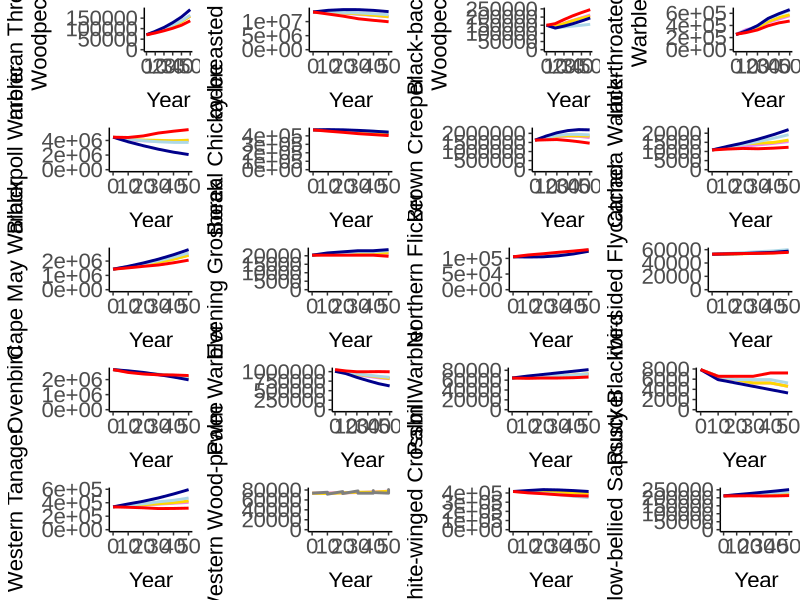
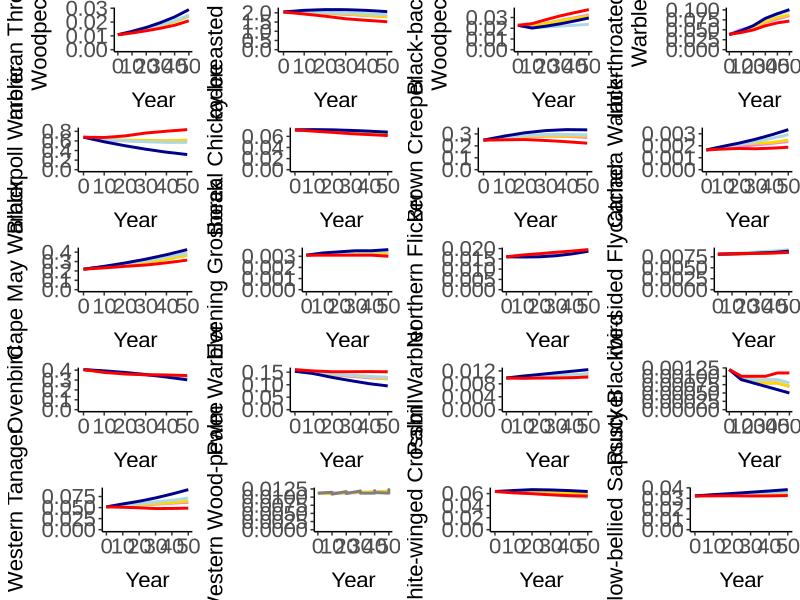

Write the R code that produced these figures, in order.
library(dplyr)
library(ggplot2)
library(gridExtra)
library(grid)
my.theme <- theme_classic() +
  theme(text=element_text(size=16, family="Arial"),
        axis.text.x=element_text(size=16),
        axis.text.y=element_text(size=16),
        axis.title.x=element_text(margin=margin(10,0,0,0)),
        axis.title.y=element_text(margin=margin(0,10,0,0)),
        axis.line.x=element_line(linetype=1),
        axis.line.y=element_line(linetype=1))

alcesproj<-read.csv("May28_2020indicators.csv", header=TRUE)
str(alcesproj)

attw<-alcesproj[alcesproj$Species=="ATTW",]
str(attw)
levels(attw$Scenario)
attw$Scenario = factor(attw$Scenario, levels=c("Al-Pac BAU","Al-Pac BAU with seismic reclamation","No Energy","No Fire","Increased Fire"), ordered=TRUE)
levels(attw$Scenario)

bbwa<-alcesproj[alcesproj$Species=="BBWA",]
str(bbwa)
levels(bbwa$Scenario)
bbwa$Scenario = factor(bbwa$Scenario, levels=c("Al-Pac BAU","Al-Pac BAU with seismic reclamation","No Energy","No Fire","Increased Fire"), ordered=TRUE)
levels(bbwa$Scenario)

bbwo<-alcesproj[alcesproj$Species=="BBWO",]
str(bbwo)
levels(bbwo$Scenario)
bbwo$Scenario = factor(bbwo$Scenario, levels=c("Al-Pac BAU","Al-Pac BAU with seismic reclamation","No Energy","No Fire","Increased Fire"), ordered=TRUE)
levels(bbwo$Scenario)

btnw<-alcesproj[alcesproj$Species=="BTNW",]
str(btnw)
levels(btnw$Scenario)
btnw$Scenario = factor(btnw$Scenario, levels=c("Al-Pac BAU","Al-Pac BAU with seismic reclamation","No Energy","No Fire","Increased Fire"), ordered=TRUE)
levels(btnw$Scenario)

blpw<-alcesproj[alcesproj$Species=="BLPW",]
str(blpw)
levels(blpw$Scenario)
blpw$Scenario = factor(blpw$Scenario, levels=c("Al-Pac BAU","Al-Pac BAU with seismic reclamation","No Energy","No Fire","Increased Fire"), ordered=TRUE)
levels(blpw$Scenario)

boch<-alcesproj[alcesproj$Species=="BOCH",]
str(boch)
levels(boch$Scenario)
boch$Scenario = factor(boch$Scenario, levels=c("Al-Pac BAU","Al-Pac BAU with seismic reclamation","No Energy","No Fire","Increased Fire"), ordered=TRUE)
levels(boch$Scenario)

brcr<-alcesproj[alcesproj$Species=="BRCR",]
str(brcr)
levels(brcr$Scenario)
brcr$Scenario = factor(brcr$Scenario, levels=c("Al-Pac BAU","Al-Pac BAU with seismic reclamation","No Energy","No Fire","Increased Fire"), ordered=TRUE)
levels(brcr$Scenario)

cawa<-alcesproj[alcesproj$Species=="CAWA",]
str(cawa)
levels(cawa$Scenario)
cawa$Scenario = factor(cawa$Scenario, levels=c("Al-Pac BAU","Al-Pac BAU with seismic reclamation","No Energy","No Fire","Increased Fire"), ordered=TRUE)
levels(cawa$Scenario)

cmwa<-alcesproj[alcesproj$Species=="CMWA",]
str(cmwa)
levels(cmwa$Scenario)
cmwa$Scenario = factor(cmwa$Scenario, levels=c("Al-Pac BAU","Al-Pac BAU with seismic reclamation","No Energy","No Fire","Increased Fire"), ordered=TRUE)
levels(cmwa$Scenario)

evgr<-alcesproj[alcesproj$Species=="EVGR",]
str(evgr)
levels(evgr$Scenario)
evgr$Scenario = factor(evgr$Scenario, levels=c("Al-Pac BAU","Al-Pac BAU with seismic reclamation","No Energy","No Fire","Increased Fire"), ordered=TRUE)
levels(evgr$Scenario)

nofl<-alcesproj[alcesproj$Species=="NOFL",]
str(nofl)
levels(nofl$Scenario)
nofl$Scenario = factor(nofl$Scenario, levels=c("Al-Pac BAU","Al-Pac BAU with seismic reclamation","No Energy","No Fire","Increased Fire"), ordered=TRUE)
levels(nofl$Scenario)

osfl<-alcesproj[alcesproj$Species=="OSFL",]
str(osfl)
levels(osfl$Scenario)
osfl$Scenario = factor(osfl$Scenario, levels=c("Al-Pac BAU","Al-Pac BAU with seismic reclamation","No Energy","No Fire","Increased Fire"), ordered=TRUE)
levels(osfl$Scenario)

oven<-alcesproj[alcesproj$Species=="OVEN",]
str(oven)
levels(oven$Scenario)
oven$Scenario = factor(oven$Scenario, levels=c("Al-Pac BAU","Al-Pac BAU with seismic reclamation","No Energy","No Fire","Increased Fire"), ordered=TRUE)
levels(oven$Scenario)

pawa<-alcesproj[alcesproj$Species=="PAWA",]
str(pawa)
levels(pawa$Scenario)
pawa$Scenario = factor(pawa$Scenario, levels=c("Al-Pac BAU","Al-Pac BAU with seismic reclamation","No Energy","No Fire","Increased Fire"), ordered=TRUE)
levels(pawa$Scenario)

piwo<-alcesproj[alcesproj$Species=="PIWO",]
str(piwo)
levels(piwo$Scenario)
piwo$Scenario = factor(piwo$Scenario, levels=c("Al-Pac BAU","Al-Pac BAU with seismic reclamation","No Energy","No Fire","Increased Fire"), ordered=TRUE)
levels(piwo$Scenario)

rubl<-alcesproj[alcesproj$Species=="RUBL",]
str(rubl)
levels(rubl$Scenario)
rubl$Scenario = factor(rubl$Scenario, levels=c("Al-Pac BAU","Al-Pac BAU with seismic reclamation","No Energy","No Fire","Increased Fire"), ordered=TRUE)
levels(rubl$Scenario)

weta<-alcesproj[alcesproj$Species=="WETA",]
str(weta)
levels(weta$Scenario)
weta$Scenario = factor(weta$Scenario, levels=c("Al-Pac BAU","Al-Pac BAU with seismic reclamation","No Energy","No Fire","Increased Fire"), ordered=TRUE)
levels(weta$Scenario)

wewp<-alcesproj[alcesproj$Species=="WEWP",]
str(wewp)
levels(wewp$Scenario)
wewp$Scenario = factor(wewp$Scenario, levels=c("Al-Pac BAU","Al-Pac BAU with seismic reclamation","No Energy","No Fire","Increased Fire"), ordered=TRUE)
levels(wewp$Scenario)

wwcr<-alcesproj[alcesproj$Species=="WWCR",]
str(wwcr)
levels(wwcr$Scenario)
wwcr$Scenario = factor(wwcr$Scenario, levels=c("Al-Pac BAU","Al-Pac BAU with seismic reclamation","No Energy","No Fire","Increased Fire"), ordered=TRUE)
levels(wwcr$Scenario)

ybsa<-alcesproj[alcesproj$Species=="YBSA",]
str(ybsa)
levels(ybsa$Scenario)
ybsa$Scenario = factor(ybsa$Scenario, levels=c("Al-Pac BAU","Al-Pac BAU with seismic reclamation","No Energy","No Fire","Increased Fire"), ordered=TRUE)
levels(ybsa$Scenario)

# Plot - Projected Population
library(dplyr)
library(viridis)
gg.attw<-attw %>%
  ggplot( aes(x=TimePeriod, y=Population.FMA, group=Scenario, color=Scenario)) +
  geom_line(size=1) +
  scale_color_manual(values=c("violet","gold","lightblue","darkblue","red")) +
  ylab(paste0("American Three-toed ",'\n',"Woodpecker")) +
  my.theme + ylim(0,max(attw$Population.FMA))+
  xlab("Year")

gg.bbwa<-bbwa %>%
  ggplot( aes(x=TimePeriod, y=Population.FMA, group=Scenario, color=Scenario)) +
  geom_line(size=1) +
  scale_color_manual(values=c("violet","gold","lightblue","darkblue","red")) +
  ylab("Bay-breasted Warbler") +
  my.theme + ylim(0,max(bbwa$Population.FMA))+
  xlab("Year")

gg.btnw<-btnw %>%
  ggplot( aes(x=TimePeriod, y=Population.FMA, group=Scenario, color=Scenario)) +
  geom_line(size=1) +
  scale_color_manual(values=c("violet","gold","lightblue","darkblue","red")) +
  ylab(paste0("Black-throated Green",'\n',"Warbler")) +
  my.theme + ylim(0,max(btnw$Population.FMA))+
  xlab("Year")

gg.blpw<-blpw %>%
  ggplot( aes(x=TimePeriod, y=Population.FMA, group=Scenario, color=Scenario)) +
  geom_line(size=1) +
  scale_color_manual(values=c("violet","gold","lightblue","darkblue","red")) +
  ylab("Blackpoll Warbler") +
  my.theme + ylim(0,max(blpw$Population.FMA))+
  xlab("Year")

gg.bbwo<-bbwo %>%
  ggplot( aes(x=TimePeriod, y=Population.FMA, group=Scenario, color=Scenario)) +
  geom_line(size=1) +
  scale_color_manual(values=c("violet","gold","lightblue","darkblue","red")) +
  ylab(paste0("Black-backed",'\n',"Woodpecker")) +
  my.theme + ylim(0,max(bbwo$Population.FMA))+
  xlab("Year")

gg.boch<-boch %>%
  ggplot( aes(x=TimePeriod, y=Population.FMA, group=Scenario, color=Scenario)) +
  geom_line(size=1) +
  scale_color_manual(values=c("violet","gold","lightblue","darkblue","red")) +
  ylab("Boreal Chickadee") +
  my.theme + ylim(0,max(boch$Population.FMA))+
  xlab("Year")

gg.brcr<-brcr %>%
  ggplot( aes(x=TimePeriod, y=Population.FMA, group=Scenario, color=Scenario)) +
  geom_line(size=1) +
  scale_color_manual(values=c("violet","gold","lightblue","darkblue","red")) +
  ylab("Brown Creeper") +
  my.theme + ylim(0,max(brcr$Population.FMA))+
  xlab("Year")

gg.cawa<-cawa %>%
  ggplot( aes(x=TimePeriod, y=Population.FMA, group=Scenario, color=Scenario)) +
  geom_line(size=1) +
  scale_color_manual(values=c("violet","gold","lightblue","darkblue","red")) +
  ylab("Canada Warbler") +
  my.theme + ylim(0,max(cawa$Population.FMA))+
  xlab("Year")

gg.cmwa<-cmwa %>%
  ggplot( aes(x=TimePeriod, y=Population.FMA, group=Scenario, color=Scenario)) +
  geom_line(size=1) +
  scale_color_manual(values=c("violet","gold","lightblue","darkblue","red")) +
  ylab("Cape May Warbler") +
  my.theme + ylim(0,max(cmwa$Population.FMA))+
  xlab("Year")

gg.evgr<-evgr %>%
  ggplot( aes(x=TimePeriod, y=Population.FMA, group=Scenario, color=Scenario)) +
  geom_line(size=1) +
  scale_color_manual(values=c("violet","gold","lightblue","darkblue","red")) +
  ylab("Evening Grosbeak") +
  my.theme + ylim(0,max(evgr$Population.FMA))+
  xlab("Year")

gg.nofl<-nofl %>%
  ggplot( aes(x=TimePeriod, y=Population.FMA, group=Scenario, color=Scenario)) +
  geom_line(size=1) +
  scale_color_manual(values=c("violet","gold","lightblue","darkblue","red")) +
  ylab("Northern Flicker") +
  my.theme + ylim(0,max(nofl$Population.FMA))+
  xlab("Year")

gg.osfl<-osfl %>%
  ggplot( aes(x=TimePeriod, y=Population.FMA, group=Scenario, color=Scenario)) +
  geom_line(size=1) +
  scale_color_manual(values=c("violet","gold","lightblue","darkblue","red")) +
  ylab("Olive-sided Flycatcher") +
  my.theme + ylim(0,max(osfl$Population.FMA))+
  xlab("Year")

gg.oven<-oven %>%
  ggplot( aes(x=TimePeriod, y=Population.FMA, group=Scenario, color=Scenario)) +
  geom_line(size=1) +
  scale_color_manual(values=c("violet","gold","lightblue","darkblue","red")) +
  ylab("Ovenbird") +
  my.theme + ylim(0,max(oven$Population.FMA))+
  xlab("Year")
  
gg.pawa<-pawa %>%
  ggplot( aes(x=TimePeriod, y=Population.FMA, group=Scenario, color=Scenario)) +
  geom_line(size=1) +
  scale_color_manual(values=c("violet","gold","lightblue","darkblue","red")) +
  ylab("Palm Warbler") +
  my.theme + ylim(0,max(pawa$Population.FMA))+
  xlab("Year")

gg.piwo<-piwo %>%
  ggplot( aes(x=TimePeriod, y=Population.FMA, group=Scenario, color=Scenario)) +
  geom_line(size=1) +
  scale_color_manual(values=c("violet","gold","lightblue","darkblue","red")) +
  ylab("Palm Warbler") +
  my.theme + ylim(0,max(piwo$Population.FMA))+
  xlab("Year")

gg.rubl<-rubl %>%
  ggplot( aes(x=TimePeriod, y=Population.FMA, group=Scenario, color=Scenario)) +
  geom_line(size=1) +
  scale_color_manual(values=c("violet","gold","lightblue","darkblue","red")) +
  ylab("Rusty Blackbird") +
  my.theme + ylim(0,max(rubl$Population.FMA))+
  xlab("Year")

gg.weta<-weta %>%
  ggplot( aes(x=TimePeriod, y=Population.FMA, group=Scenario, color=Scenario)) +
  geom_line(size=1) +
  scale_color_manual(values=c("violet","gold","lightblue","darkblue","red")) +
  ylab("Western Tanager") +
  my.theme + ylim(0,max(weta$Population.FMA))+
  xlab("Year")

gg.wewp<-wewp %>%
  ggplot( aes(x=TimePeriod, y=Population.FMA, group=Scenario, color=Scenario)) +
  geom_line(size=1) +
  scale_color_manual(values=c("violet","gold","lightblue","darkblue","red")) +
  ylab("Western Wood-pewee") +
  my.theme + ylim(0,max(wewp$Population.FMA))+
  xlab("Year")

gg.wwcr<-wwcr %>%
  ggplot( aes(x=TimePeriod, y=Population.FMA, group=Scenario, color=Scenario)) +
  geom_line(size=1) +
  scale_color_manual(values=c("violet","gold","lightblue","darkblue","red")) +
  ylab("White-winged Crossbill") +
  my.theme + ylim(0,max(wwcr$Population.FMA))+
  xlab("Year")

gg.ybsa<-ybsa %>%
  ggplot( aes(x=TimePeriod, y=Population.FMA, group=Scenario, color=Scenario)) +
  geom_line(size=1) +
  scale_color_manual(values=c("violet","gold","lightblue","darkblue","red")) +
  ylab("Yellow-bellied Sapsucker") +
  my.theme + ylim(0,max(ybsa$Population.FMA))+
  xlab("Year")


tiff('ALCESOnline_FMAPopulationChange.tiff', units="in", width=15, height=15, res=300)
p3 <- grid.arrange(arrangeGrob(gg.attw + theme(legend.position="none"),
                               gg.bbwa + theme(legend.position="none"),
                               gg.bbwo + theme(legend.position="none"),
                               gg.btnw + theme(legend.position="none"),
                               gg.blpw + theme(legend.position="none"),
                               gg.boch + theme(legend.position="none"),
                               gg.brcr + theme(legend.position="none"),
                               gg.cawa + theme(legend.position="none"),
                               gg.cmwa + theme(legend.position="none"),
                               gg.evgr + theme(legend.position="none"),
                               gg.nofl + theme(legend.position="none"),
                               gg.osfl + theme(legend.position="none"),
                               gg.oven + theme(legend.position="none"),
                               gg.pawa + theme(legend.position="none"),
                               gg.piwo + theme(legend.position="none"),
                               gg.rubl + theme(legend.position="none"),
                               gg.weta + theme(legend.position="none"),
                               gg.wewp + theme(legend.position="none"),
                               gg.wwcr + theme(legend.position="none"),
                               gg.ybsa + theme(legend.position="none"),
                               nrow=5, ncol=4))
dev.off()
#

# Plot - Projected Population
library(dplyr)
library(viridis)
gg.attw<-attw %>%
  ggplot( aes(x=TimePeriod, y=MeanDens, group=Scenario, color=Scenario)) +
  geom_line(size=1) +
  scale_color_manual(values=c("violet","gold","lightblue","darkblue","red")) +
  ylab(paste0("American Three-toed ",'\n',"Woodpecker")) +
  my.theme + ylim(0,max(attw$MeanDens))+
  xlab("Year")

gg.bbwa<-bbwa %>%
  ggplot( aes(x=TimePeriod, y=MeanDens, group=Scenario, color=Scenario)) +
  geom_line(size=1) +
  scale_color_manual(values=c("violet","gold","lightblue","darkblue","red")) +
  ylab("Bay-breasted Warbler") +
  my.theme + ylim(0,max(bbwa$MeanDens))+
  xlab("Year")

gg.btnw<-btnw %>%
  ggplot( aes(x=TimePeriod, y=MeanDens, group=Scenario, color=Scenario)) +
  geom_line(size=1) +
  scale_color_manual(values=c("violet","gold","lightblue","darkblue","red")) +
  ylab(paste0("Black-throated Green",'\n',"Warbler")) +
  my.theme + ylim(0,max(btnw$MeanDens))+
  xlab("Year")

gg.blpw<-blpw %>%
  ggplot( aes(x=TimePeriod, y=MeanDens, group=Scenario, color=Scenario)) +
  geom_line(size=1) +
  scale_color_manual(values=c("violet","gold","lightblue","darkblue","red")) +
  ylab("Blackpoll Warbler") +
  my.theme + ylim(0,max(blpw$MeanDens))+
  xlab("Year")

gg.bbwo<-bbwo %>%
  ggplot( aes(x=TimePeriod, y=MeanDens, group=Scenario, color=Scenario)) +
  geom_line(size=1) +
  scale_color_manual(values=c("violet","gold","lightblue","darkblue","red")) +
  ylab(paste0("Black-backed",'\n',"Woodpecker")) +
  my.theme + ylim(0,max(bbwo$MeanDens))+
  xlab("Year")

gg.boch<-boch %>%
  ggplot( aes(x=TimePeriod, y=MeanDens, group=Scenario, color=Scenario)) +
  geom_line(size=1) +
  scale_color_manual(values=c("violet","gold","lightblue","darkblue","red")) +
  ylab("Boreal Chickadee") +
  my.theme + ylim(0,max(boch$MeanDens))+
  xlab("Year")

gg.brcr<-brcr %>%
  ggplot( aes(x=TimePeriod, y=MeanDens, group=Scenario, color=Scenario)) +
  geom_line(size=1) +
  scale_color_manual(values=c("violet","gold","lightblue","darkblue","red")) +
  ylab("Brown Creeper") +
  my.theme + ylim(0,max(brcr$MeanDens))+
  xlab("Year")

gg.cawa<-cawa %>%
  ggplot( aes(x=TimePeriod, y=MeanDens, group=Scenario, color=Scenario)) +
  geom_line(size=1) +
  scale_color_manual(values=c("violet","gold","lightblue","darkblue","red")) +
  ylab("Canada Warbler") +
  my.theme + ylim(0,max(cawa$MeanDens))+
  xlab("Year")

gg.cmwa<-cmwa %>%
  ggplot( aes(x=TimePeriod, y=MeanDens, group=Scenario, color=Scenario)) +
  geom_line(size=1) +
  scale_color_manual(values=c("violet","gold","lightblue","darkblue","red")) +
  ylab("Cape May Warbler") +
  my.theme + ylim(0,max(cmwa$MeanDens))+
  xlab("Year")

gg.evgr<-evgr %>%
  ggplot( aes(x=TimePeriod, y=MeanDens, group=Scenario, color=Scenario)) +
  geom_line(size=1) +
  scale_color_manual(values=c("violet","gold","lightblue","darkblue","red")) +
  ylab("Evening Grosbeak") +
  my.theme + ylim(0,max(evgr$MeanDens))+
  xlab("Year")

gg.nofl<-nofl %>%
  ggplot( aes(x=TimePeriod, y=MeanDens, group=Scenario, color=Scenario)) +
  geom_line(size=1) +
  scale_color_manual(values=c("violet","gold","lightblue","darkblue","red")) +
  ylab("Northern Flicker") +
  my.theme + ylim(0,max(nofl$MeanDens))+
  xlab("Year")

gg.osfl<-osfl %>%
  ggplot( aes(x=TimePeriod, y=MeanDens, group=Scenario, color=Scenario)) +
  geom_line(size=1) +
  scale_color_manual(values=c("violet","gold","lightblue","darkblue","red")) +
  ylab("Olive-sided Flycatcher") +
  my.theme + ylim(0,max(osfl$MeanDens))+
  xlab("Year")

gg.oven<-oven %>%
  ggplot( aes(x=TimePeriod, y=MeanDens, group=Scenario, color=Scenario)) +
  geom_line(size=1) +
  scale_color_manual(values=c("violet","gold","lightblue","darkblue","red")) +
  ylab("Ovenbird") +
  my.theme + ylim(0,max(oven$MeanDens))+
  xlab("Year")

gg.pawa<-pawa %>%
  ggplot( aes(x=TimePeriod, y=MeanDens, group=Scenario, color=Scenario)) +
  geom_line(size=1) +
  scale_color_manual(values=c("violet","gold","lightblue","darkblue","red")) +
  ylab("Palm Warbler") +
  my.theme + ylim(0,max(pawa$MeanDens))+
  xlab("Year")

gg.piwo<-piwo %>%
  ggplot( aes(x=TimePeriod, y=MeanDens, group=Scenario, color=Scenario)) +
  geom_line(size=1) +
  scale_color_manual(values=c("violet","gold","lightblue","darkblue","red")) +
  ylab("Palm Warbler") +
  my.theme + ylim(0,max(piwo$MeanDens))+
  xlab("Year")

gg.rubl<-rubl %>%
  ggplot( aes(x=TimePeriod, y=MeanDens, group=Scenario, color=Scenario)) +
  geom_line(size=1) +
  scale_color_manual(values=c("violet","gold","lightblue","darkblue","red")) +
  ylab("Rusty Blackbird") +
  my.theme + ylim(0,max(rubl$MeanDens))+
  xlab("Year")

gg.weta<-weta %>%
  ggplot( aes(x=TimePeriod, y=MeanDens, group=Scenario, color=Scenario)) +
  geom_line(size=1) +
  scale_color_manual(values=c("violet","gold","lightblue","darkblue","red")) +
  ylab("Western Tanager") +
  my.theme + ylim(0,max(weta$MeanDens))+
  xlab("Year")

gg.wewp<-wewp %>%
  ggplot( aes(x=TimePeriod, y=MeanDens, group=Scenario, color=Scenario)) +
  geom_line(size=1) +
  scale_color_manual(values=c("violet","gold","lightblue","darkblue","red")) +
  ylab("Western Wood-pewee") +
  my.theme + ylim(0,max(wewp$MeanDens))+
  xlab("Year")

gg.wwcr<-wwcr %>%
  ggplot( aes(x=TimePeriod, y=MeanDens, group=Scenario, color=Scenario)) +
  geom_line(size=1) +
  scale_color_manual(values=c("violet","gold","lightblue","darkblue","red")) +
  ylab("White-winged Crossbill") +
  my.theme + ylim(0,max(wwcr$MeanDens))+
  xlab("Year")

gg.ybsa<-ybsa %>%
  ggplot( aes(x=TimePeriod, y=MeanDens, group=Scenario, color=Scenario)) +
  geom_line(size=1) +
  scale_color_manual(values=c("violet","gold","lightblue","darkblue","red")) +
  ylab("Yellow-bellied Sapsucker") +
  my.theme + ylim(0,max(ybsa$MeanDens))+
  xlab("Year")

tiff('ALCESOnline_DensityChange.tiff', units="in", width=15, height=15, res=300)
p3 <- grid.arrange(arrangeGrob(gg.attw + theme(legend.position="none"),
                               gg.bbwa + theme(legend.position="none"),
                               gg.bbwo + theme(legend.position="none"),
                               gg.btnw + theme(legend.position="none"),
                               gg.blpw + theme(legend.position="none"),
                               gg.boch + theme(legend.position="none"),
                               gg.brcr + theme(legend.position="none"),
                               gg.cawa + theme(legend.position="none"),
                               gg.cmwa + theme(legend.position="none"),
                               gg.evgr + theme(legend.position="none"),
                               gg.nofl + theme(legend.position="none"),
                               gg.osfl + theme(legend.position="none"),
                               gg.oven + theme(legend.position="none"),
                               gg.pawa + theme(legend.position="none"),
                               gg.piwo + theme(legend.position="none"),
                               gg.rubl + theme(legend.position="none"),
                               gg.weta + theme(legend.position="none"),
                               gg.wewp + theme(legend.position="none"),
                               gg.wwcr + theme(legend.position="none"),
                               gg.ybsa + theme(legend.position="none"),
                               nrow=5, ncol=4))
dev.off()


